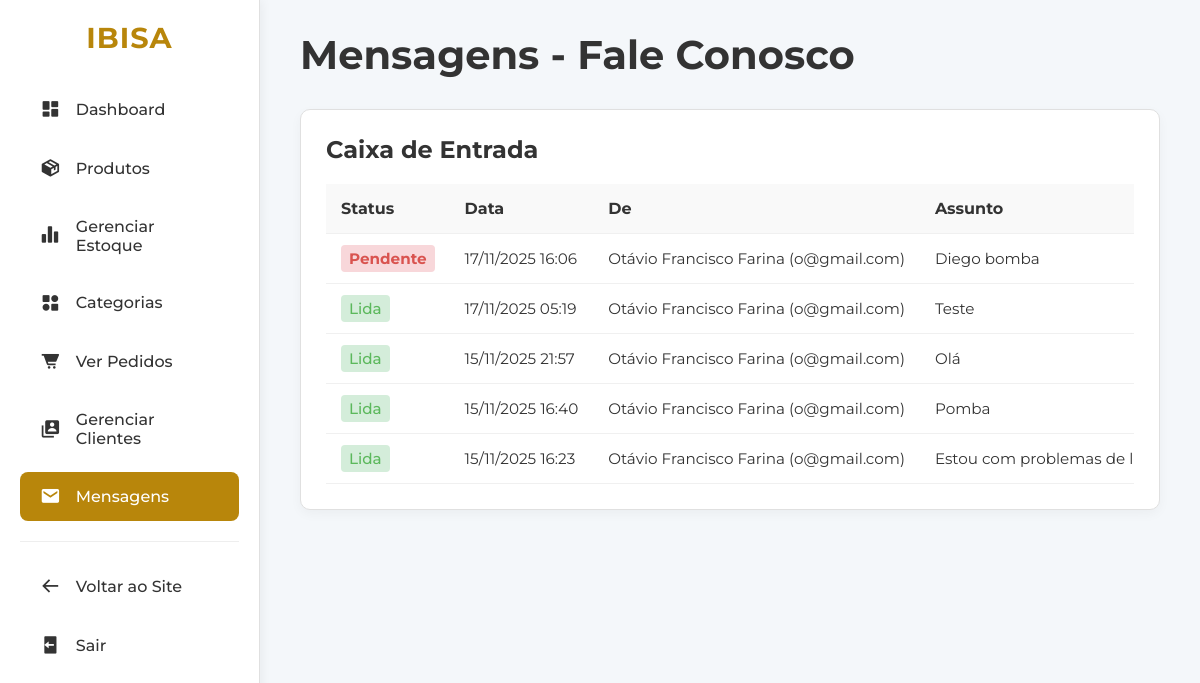
Screenshot of /adm/admin_mensagens.php (signed in) with the database file from the repository.
### tables this page shows
CREATE TABLE `mensagens_contato` (
  `id_mensagem` int NOT NULL,
  `id_usuario` int DEFAULT NULL,
  `nome` varchar(200) NOT NULL,
  `email` varchar(200) NOT NULL,
  `assunto` varchar(255) NOT NULL,
  `mensagem` text NOT NULL,
  `data_envio` datetime NOT NULL DEFAULT CURRENT_TIMESTAMP,
  `status` enum('Pendente','Lida') NOT NULL DEFAULT 'Pendente'
);

### adm/admin_mensagens.php (the view, shortened to what this page needs)
<?php
require_once '../conexao.php';
try {
    $stmt = $pdo->query("SELECT id_mensagem, nome, email, assunto, data_envio, status
                         FROM mensagens_contato
                         ORDER BY status ASC, data_envio DESC");
    $mensagens = $stmt->fetchAll(PDO::FETCH_ASSOC);
} catch (PDOException $e) {
    $erro = "Erro ao buscar mensagens: " . $e->getMessage();
}
?>
<!DOCTYPE html>
<html lang="pt-br">
<head>
    <link href='https://unpkg.com/boxicons@2.1.4/css/boxicons.min.css' rel='stylesheet'>
</head>
<body>
    <div class="admin-container">
        <aside class="admin-sidebar">
            <a href="painel_admin.php" class="logo">IBISA</a>
            <ul class="admin-menu">
                <li><a href="painel_admin.php"><i class='bx bxs-dashboard'></i> Dashboard</a></li>
                <li><a href="admin_produtos.php"><i class='bx bxs-package'></i> Produtos</a></li>
                <li><a href="admin_estoque.php"><i class='bx bxs-bar-chart-alt-2'></i> Gerenciar Estoque</a></li>
                <li><a href="admin_categorias.php"><i class='bx bxs-category-alt'></i> Categorias</a></li>
                <li><a href="admin_pedidos.php"><i class='bx bxs-cart-alt'></i> Ver Pedidos</a></li>
                <li><a href="admin_usuarios.php"><i class='bx bxs-user-account'></i> Gerenciar Clientes</a></li>
                <li><a href="admin_mensagens.php" class="active"><i class='bx bxs-envelope'></i> Mensagens</a></li>
                <li class="menu-divider"></li>
                <li><a href="../index.php"><i class='bx bx-arrow-back'></i> Voltar ao Site</a></li>
                <li><a href="../logout.php"><i class='bx bxs-log-out'></i> Sair</a></li>
            </ul>
        </aside>
        <main class="admin-content">
            <div class="admin-header">
                <h1>Mensagens - Fale Conosco</h1>
            </div>
            <div class="content-card">
                <h2>Caixa de Entrada</h2>
                <?php if (isset($erro)): ?>
                    <p style="color: red;"><?php echo $erro; ?></p>
                <?php elseif (empty($mensagens)): ?>
                    <p>Nenhuma mensagem recebida ainda.</p>
                <?php else: ?>
                    <div class="table-responsive-wrapper">
                        <table class="message-table">
                            <thead>
                                <tr>
                                    <th>Status</th>
                                    <th>Data</th>
                                    <th>De</th>
                                    <th>Assunto</th>
                                </tr>
                            </thead>
                            <tbody>
                                <?php foreach ($mensagens as $msg): ?>
                                    <tr>
                                        <td>
                                            <span
                                                class="<?php echo $msg['status'] == 'Pendente' ? 'status-pendente' : 'status-lida'; ?>">
                                                <?php echo htmlspecialchars($msg['status']); ?>
                                            </span>
                                        </td>
                                        <td><?php echo htmlspecialchars(date('d/m/Y H:i', strtotime($msg['data_envio']))); ?>
                                        </td>
                                        <td><?php echo htmlspecialchars($msg['nome']); ?>
                                            (<?php echo htmlspecialchars($msg['email']); ?>)</td>
                                        <td><?php echo htmlspecialchars($msg['assunto']); ?></td>
                                    </tr>
                                <?php endforeach; ?>
                            </tbody>
                        </table>
                    </div> <?php endif; ?>
            </div>
        </main>
    </div>
</body>
</html>

### adm/admin_mensagens.php (style rules this page uses)
* { margin: 0; padding: 0; box-sizing: border-box; }
body { font-family: 'Montserrat', sans-serif; background-color: #f4f7fa; color: #333; display: flex; min-height: 100vh; }
a { text-decoration: none; color: inherit; }
ul { list-style: none; }
table { border-collapse: collapse; width: 100%; }
.admin-container { display: flex; width: 100%; }
.admin-sidebar { flex: 0 0 260px; background-color: #ffffff; min-height: 100vh; border-right: 1px solid #e0e0e0; padding: 20px; box-shadow: 2px 0 10px rgba(0, 0, 0, 0.05); }
.admin-sidebar .logo { font-size: 1.8rem; font-weight: 700; letter-spacing: 1px; color: #b8860b; text-align: center; margin-bottom: 30px; display: block; }
.admin-sidebar .admin-menu li { margin-bottom: 10px; }
.admin-sidebar .admin-menu li a { display: flex; align-items: center; gap: 15px; padding: 14px 20px; font-weight: 500; border-radius: 8px; transition: background-color 0.3s ease, color 0.3s ease; }
.admin-sidebar .admin-menu li a i { font-size: 1.3rem; }
.admin-sidebar .admin-menu li a.active { background-color: #b8860b; color: #ffffff; }
.admin-sidebar .admin-menu .menu-divider { height: 1px; background-color: #eee; margin: 20px 0; }
.admin-content { flex: 1; padding: 30px 40px; overflow-y: auto; }
.admin-header { display: flex; justify-content: space-between; align-items: center; margin-bottom: 30px; }
.admin-header h1 { font-size: 2.5rem; font-weight: 700; }
.content-card { background-color: #ffffff; border-radius: 10px; padding: 25px; border: 1px solid #e0e0e0; box-shadow: 0 4px 12px rgba(0, 0, 0, 0.04); margin-bottom: 30px; }
.content-card h2 { font-size: 1.5rem; font-weight: 700; margin-bottom: 20px; }
.table-responsive-wrapper { width: 100%; overflow-x: auto; }
.message-table th, .message-table td { padding: 15px; text-align: left; border-bottom: 1px solid #f0f0f0; vertical-align: middle; white-space: nowrap; }
.message-table th { font-weight: 700; background-color: #f9f9f9; }
.message-table td { font-size: 0.95rem; }
.status-pendente { font-weight: 700; color: #d9534f; padding: 4px 8px; border-radius: 4px; background-color: #f8d7da; }
.status-lida { font-weight: 500; color: #5cb85c; padding: 4px 8px; border-radius: 4px; background-color: #d4edda; }

### rows the page displays
mensagens_contato: status "Pendente", data_envio "17/11/2025 16:06", nome "Otávio Francisco Farina", email "o@gmail.com", assunto "Diego bomba"
mensagens_contato: status "Lida", data_envio "17/11/2025 05:19", nome "Otávio Francisco Farina", email "o@gmail.com", assunto "Teste"
mensagens_contato: status "Lida", data_envio "15/11/2025 21:57", nome "Otávio Francisco Farina", email "o@gmail.com", assunto "Olá"
mensagens_contato: status "Lida", data_envio "15/11/2025 16:40", nome "Otávio Francisco Farina", email "o@gmail.com", assunto "Pomba"
mensagens_contato: status "Lida", data_envio "15/11/2025 16:23", nome "Otávio Francisco Farina", email "o@gmail.com", assunto "Estou com problemas de…"
